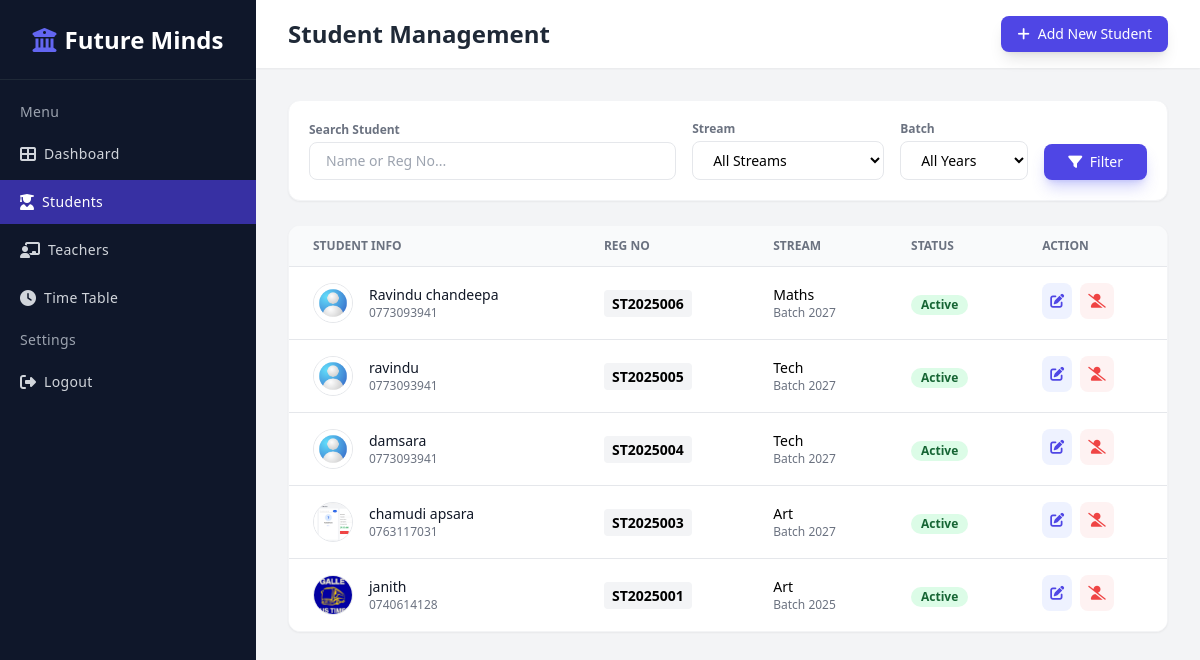
The page /admin/student.php on the database as committed earlier.
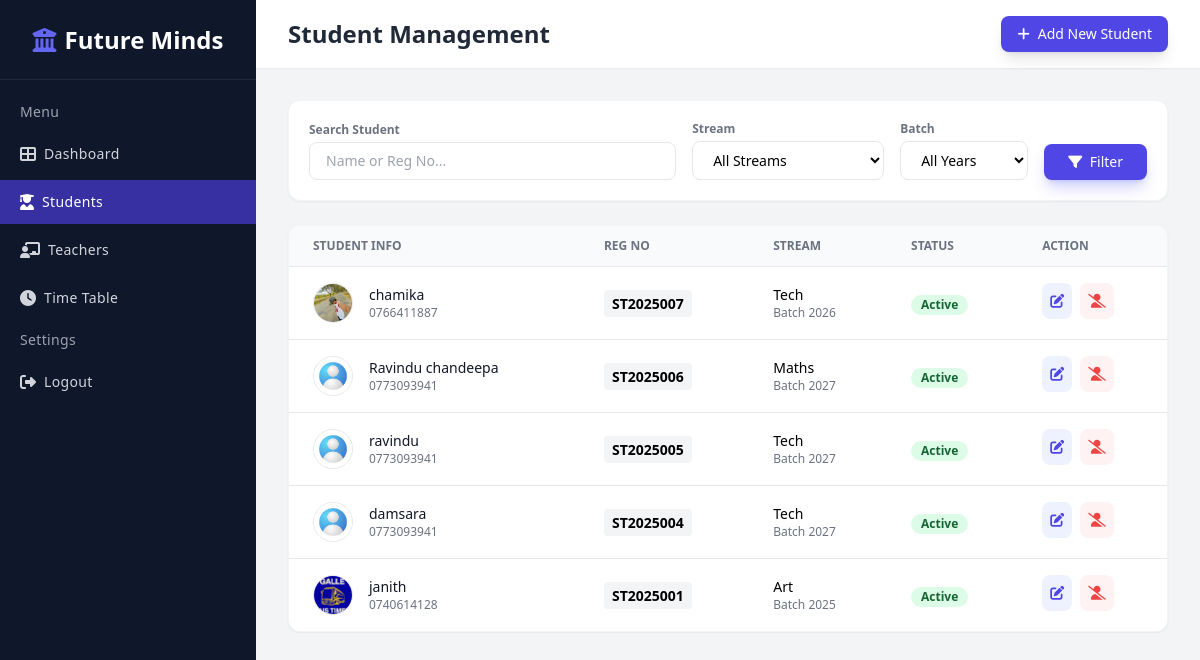
The same page on the database as committed later.
### tables this page shows
CREATE TABLE `students` (
  `student_id` int(11) NOT NULL,
  `reg_number` varchar(20) NOT NULL,
  `full_name` varchar(150) NOT NULL,
  `nic` varchar(20) NOT NULL,
  `dob` date NOT NULL,
  `gender` varchar(10) NOT NULL,
  `school` varchar(150) DEFAULT NULL,
  `address` text DEFAULT NULL,
  `student_phone` varchar(15) DEFAULT NULL,
  `parent_phone` varchar(15) NOT NULL,
  `email` varchar(150) NOT NULL,
  `stream` varchar(50) NOT NULL,
  `batch` varchar(10) NOT NULL,
  `photo` varchar(255) DEFAULT NULL,
  `registered_date` datetime DEFAULT current_timestamp(),
  `status` int(11) DEFAULT 1
);

### admin/student.php (the view, shortened to what this page needs)
<?php
include 'db_con.php';
?>
<!DOCTYPE html>
<html lang="en">
<head>
    <script src="https://cdn.tailwindcss.com"></script>
    <link rel="stylesheet" href="https://cdnjs.cloudflare.com/ajax/libs/font-awesome/6.4.0/css/all.min.css">
</head>
<body class="bg-gray-100 font-sans antialiased">
    <?php include('includes/sidebar.php'); ?>
    <div class="ml-64 flex flex-col min-h-screen">
        <header class="bg-white shadow-sm py-4 px-8 flex justify-between items-center sticky top-0 z-40">
            <h2 class="text-2xl font-bold text-gray-800">Student Management</h2>
            <div class="flex items-center gap-4">
                <a href="../log/registration.php" class="bg-indigo-600 text-white px-4 py-2 rounded-lg text-sm font-medium hover:bg-indigo-700 transition shadow-lg flex items-center">
                    <i class="fas fa-plus mr-2"></i> Add New Student
                </a>
            </div>
        </header>
        <main class="p-8">
            <form method="GET" action="" class="bg-white p-5 rounded-xl shadow-sm border border-gray-100 mb-6">
                <div class="flex flex-col md:flex-row gap-4 items-end">
                    <div class="w-full md:flex-1">
                        <label class="text-xs font-semibold text-gray-500 mb-1 block">Search Student</label>
                        <input type="text" name="search" value="<?php echo isset($_GET['search']) ? $_GET['search'] : ''; ?>"
                            class="w-full px-4 py-2 border border-gray-200 rounded-lg focus:outline-none focus:ring-2 focus:ring-indigo-500 text-sm"
                            placeholder="Name or Reg No...">
                    </div>
                    <div class="w-full md:w-48">
                        <label class="text-xs font-semibold text-gray-500 mb-1 block">Stream</label>
                        <select name="stream" class="w-full px-4 py-2 border border-gray-200 rounded-lg focus:outline-none focus:ring-2 focus:ring-indigo-500 text-sm bg-white">
                            <option value="">All Streams</option>
                        </select>
                    </div>
                    <div class="w-full md:w-32">
                        <label class="text-xs font-semibold text-gray-500 mb-1 block">Batch</label>
                        <select name="batch" class="w-full px-4 py-2 border border-gray-200 rounded-lg focus:outline-none focus:ring-2 focus:ring-indigo-500 text-sm bg-white">
                            <option value="">All Years</option>
                        </select>
                    </div>
                    <div class="flex gap-2">
                        <button type="submit" class="bg-indigo-600 text-white px-6 py-2 rounded-lg text-sm font-medium hover:bg-indigo-700 transition shadow-lg shadow-indigo-500/30">
                            <i class="fas fa-filter mr-1"></i> Filter
                        </button>
                    </div>
                </div>
            </form>
            <div class="bg-white rounded-xl shadow-sm border border-gray-100 overflow-hidden">
                <div class="overflow-x-auto">
                    <table class="min-w-full divide-y divide-gray-200">
                        <thead class="bg-gray-50">
                            <tr>
                                <th class="px-6 py-3 text-left text-xs font-bold text-gray-500 uppercase">Student Info</th>
                                <th class="px-6 py-3 text-left text-xs font-bold text-gray-500 uppercase">Reg No</th>
                                <th class="px-6 py-3 text-left text-xs font-bold text-gray-500 uppercase">Stream</th>
                                <th class="px-6 py-3 text-left text-xs font-bold text-gray-500 uppercase">Status</th>
                                <th class="px-6 py-3 text-left text-xs font-bold text-gray-500 uppercase">Action</th>
                            </tr>
                        </thead>
                        <tbody class="bg-white divide-y divide-gray-200">
                            <?php
                            $sql = "SELECT * FROM students WHERE 1=1";
                            $sql .= " ORDER BY student_id DESC";
                            $result = $conn->query($sql);
                            if ($result->num_rows > 0) {
                                while($row = $result->fetch_assoc()) {
                                    $status_val = isset($row['status']) ? $row['status'] : 1;
                                    $is_active = ($status_val == 1);
                                    $status_color = $is_active ? 'bg-green-100 text-green-800' : 'bg-red-100 text-red-800';
                                    $status_text = $is_active ? 'Active' : 'Inactive';
                                    $photo_name = $row['photo'];
                                    if (!empty($photo_name) && file_exists("../assets/images/students/" . $photo_name)) {
                                        $photo_path = "../assets/images/students/" . $photo_name;
                                    } else {
                                        $photo_path = "../assets/images/user2.jpg";
                                    }
                            ?>
                            <tr class="hover:bg-gray-50 transition">
                                <td class="px-6 py-4 whitespace-nowrap">
                                    <div class="flex items-center">
                                        <div class="flex-shrink-0 h-10 w-10">
                                            <img class="h-10 w-10 rounded-full object-cover border" src="<?php echo $photo_path; ?>" alt="Photo">
                                        </div>
                                        <div class="ml-4">
                                            <div class="text-sm font-medium text-gray-900"><?php echo htmlspecialchars($row['full_name']); ?></div>
                                            <div class="text-xs text-gray-500"><?php echo htmlspecialchars($row['student_phone']); ?></div>
                                        </div>
                                    </div>
                                </td>
                                <td class="px-6 py-4 whitespace-nowrap">
                                    <span class="text-sm font-bold bg-gray-100 px-2 py-1 rounded"><?php echo $row['reg_number']; ?></span>
                                </td>
                                <td class="px-6 py-4 whitespace-nowrap">
                                    <div class="text-sm font-medium"><?php echo $row['stream']; ?></div>
                                    <div class="text-xs text-gray-500">Batch <?php echo $row['batch']; ?></div>
                                </td>
                                <td class="px-6 py-4 whitespace-nowrap">
                                    <span class="px-2.5 py-0.5 inline-flex text-xs font-semibold rounded-full <?php echo $status_color; ?>">
                                        <?php echo $status_text; ?>
                                    </span>
                                </td>
                                <td class="px-6 py-4 whitespace-nowrap text-sm font-medium flex gap-2">
                                    <a href="#" class="p-2 rounded-lg text-indigo-600 bg-indigo-50 hover:bg-indigo-100" title="Edit">
                                        <i class="fas fa-edit"></i>
                                    </a>
                                    <a href="student_status.php?id=<?php echo $row['student_id']; ?>&status=<?php echo $status_val; ?>"
                                       class="p-2 rounded-lg <?php echo $is_active ? 'text-red-500 bg-red-50' : 'text-green-600 bg-green-50'; ?>"
                                       onclick="return confirm('Change status?')"
                                       title="Change Status">
                                        <i class="fas <?php echo $is_active ? 'fa-user-slash' : 'fa-user-check'; ?>"></i>
                                    </a>
                                </td>
                            </tr>
                            <?php
                                }
                            } else {
                                echo "<tr><td colspan='5' class='text-center py-8 text-gray-500'>No students found matching your filters.</td></tr>";
                            }
                            ?>
                        </tbody>
                    </table>
                </div>
            </div>
        </main>
    </div>
</body>
</html>

### admin/includes/sidebar.php
<?php
$current_page = basename($_SERVER['PHP_SELF']);
?>
<div class="fixed left-0 top-0 w-64 h-full bg-slate-900 text-white transition-all duration-300 z-50 sidebar-menu">
    <div class="flex items-center justify-center h-20 border-b border-gray-800">
        <div class="text-2xl font-bold text-white flex items-center gap-2">
            <i class="fas fa-university text-indigo-500"></i>
            <span>Future Minds</span>
        </div>
    </div>
    <div class="overflow-y-auto overflow-x-hidden flex-grow">
        <ul class="flex flex-col py-4 space-y-1">
            <li class="px-5">
                <div class="flex flex-row items-center h-8">
                    <div class="text-sm font-light tracking-wide text-gray-400">Menu</div>
                </div>
            </li>
            <li>
                <a href="index.php"
                    class="relative flex flex-row items-center h-11 focus:outline-none hover:bg-indigo-600 text-gray-300 hover:text-white border-l-4 border-transparent hover:border-indigo-400 pr-6 <?php echo ($current_page == 'index.php') ? 'bg-indigo-800 text-white border-indigo-500' : ''; ?>">
                    <span class="inline-flex justify-center items-center ml-4">
                        <i class="fas fa-th-large"></i>
                    </span>
                    <span class="ml-2 text-sm tracking-wide truncate">Dashboard</span>
                </a>
            </li>
            <li>
                <a href="student.php"
                    class="relative flex flex-row items-center h-11 focus:outline-none hover:bg-indigo-600 text-gray-300 hover:text-white border-l-4 border-transparent hover:border-indigo-400 pr-6 <?php echo ($current_page == 'student.php' || $current_page == 'student_status.php') ? 'bg-indigo-800 text-white border-indigo-500' : ''; ?>">
                    <span class="inline-flex justify-center items-center ml-4">
                        <i class="fas fa-user-graduate"></i>
                    </span>
                    <span class="ml-2 text-sm tracking-wide truncate">Students</span>
                </a>
            </li>
            <li>
                <a href="teachers.php"
                    class="relative flex flex-row items-center h-11 focus:outline-none hover:bg-indigo-600 text-gray-300 hover:text-white border-l-4 border-transparent hover:border-indigo-400 pr-6 <?php echo ($current_page == 'teachers.php' || $current_page == 'add_teacher.php') ? 'bg-indigo-800 text-white border-indigo-500' : ''; ?>">
                    <span class="inline-flex justify-center items-center ml-4">
                        <i class="fas fa-chalkboard-teacher"></i>
                    </span>
                    <span class="ml-2 text-sm tracking-wide truncate">Teachers</span>
                </a>
            </li>
            <li>
                <a href="timetable.php"
                    class="relative flex flex-row items-center h-11 focus:outline-none hover:bg-indigo-600 text-gray-300 hover:text-white border-l-4 border-transparent hover:border-indigo-400 pr-6 <?php echo ($current_page == 'timetable.php' || $current_page == 'add_timetable.php' || $current_page == 'edit_timetable.php') ? 'bg-indigo-800 text-white border-indigo-500' : ''; ?>">
                    <span class="inline-flex justify-center items-center ml-4">
                        <i class="fas fa-clock"></i>
                    </span>
                    <span class="ml-2 text-sm tracking-wide truncate">Time Table</span>
                </a>
            </li>
            <li class="px-5 mt-5">
                <div class="flex flex-row items-center h-8">
                    <div class="text-sm font-light tracking-wide text-gray-400">Settings</div>
                </div>
            </li>
            <li>
                <a href="../lib/logout.php"
                    class="relative flex flex-row items-center h-11 focus:outline-none hover:bg-red-600 text-gray-300 hover:text-white border-l-4 border-transparent hover:border-red-400 pr-6">
                    <span class="inline-flex justify-center items-center ml-4">
                        <i class="fas fa-sign-out-alt"></i>
                    </span>
                    <span class="ml-2 text-sm tracking-wide truncate">Logout</span>
                </a>
            </li>
        </ul>
    </div>
</div>

### admin/student.php (style rules this page uses)
body { font-family: 'Poppins', sans-serif; }

Rows that differ between the two databases and show on the page:
removed students: photo (picture), full_name "chamudi apsara", student_phone "0763117031", reg_number "ST2025003", stream "Art", batch "2027", status "Active"
added students: photo (picture), full_name "chamika", student_phone "0766411887", reg_number "ST2025007", stream "Tech", batch "2026", status "Active"
